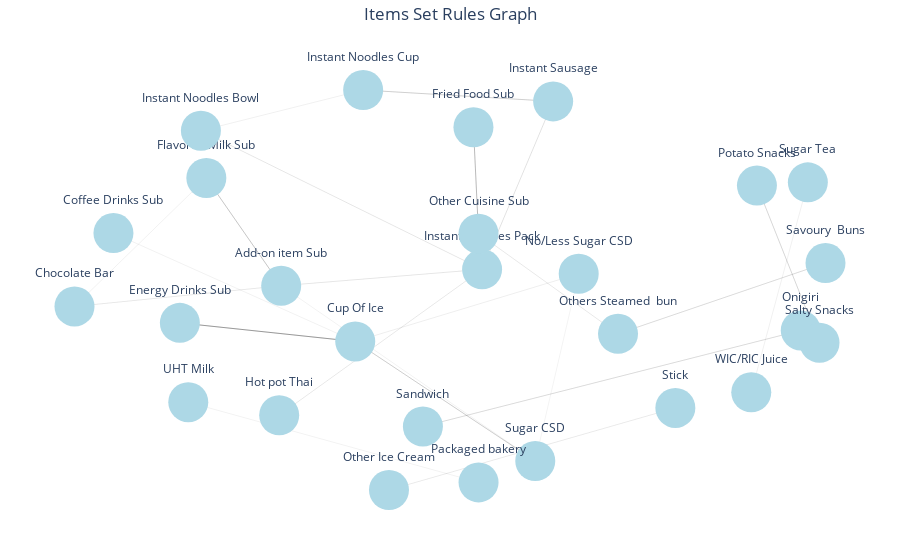

Notebook code cell kept with this figure:
### Code cell
import plotly.graph_objects as go
import networkx as nx

# Create an empty directed graph
G = nx.DiGraph()

# Iterate through each row of the DataFrame and add edges to the graph
for index, row in rules.iterrows():
    antecedent = ', '.join(row['antecedents'])
    consequent = ', '.join(row['consequents'])
    support = row['support']
    confidence = row['confidence']
    lift = row['lift']
    conviction = row['conviction']
    # Check if lift is greater than 2 and confidence is greater than 0.1
    if lift >= 2 and confidence > 0.1:
        # Add edges to the graph with the support or confidence as edge weight
        G.add_edge(antecedent, consequent, weight=support)

        # Add support, lift, and confidence as attributes to the nodes
        G.add_node(antecedent, support=support, lift=lift, confidence=confidence, conviction=conviction)
        G.add_node(consequent, support=support, lift=lift, confidence=confidence, conviction=conviction)

# Get the node positions using spring layout
pos = nx.spring_layout(G)

# Create a list of edge traces
edge_traces = []
for edge in G.edges():
    x0, y0 = pos[edge[0]]
    x1, y1 = pos[edge[1]]
    weight = G.get_edge_data(edge[0], edge[1])['weight']
    # Get both trigger ways
    trigger_way1 = f"{edge[0]} - {edge[1]}"
    trigger_way2 = f"{edge[1]} - {edge[0]}"
    edge_trace = go.Scatter(x=[x0, x1, None], y=[y0, y1, None],
                            mode='lines', line=dict(width=weight*10, color='black'),
                            hoverinfo='text',
                            hovertext=f"{trigger_way1}, {trigger_way2}, Support: {weight:.6f}, Lift: {G.nodes[edge[0]]['lift']:.6f}, Confidence: {G.nodes[edge[0]]['confidence']:.6f}, Conviction: {G.nodes[edge[0]]['conviction']:.6f}"
                            )
    edge_traces.append(edge_trace)

# Create a list of node traces
node_traces = []
for node in G.nodes():
    x, y = pos[node]
    node_trace = go.Scatter(x=[x], y=[y], mode='markers+text', text=node,
                            textposition='top center', marker=dict(size=40, color='lightblue'),
                            hoverinfo='text',
                            hovertext=f"Item: {node}, Support: {G.nodes[node]['support']:.6f}, Lift: {G.nodes[node]['lift']:.6f}, Confidence: {G.nodes[node]['confidence']:.6f}, Conviction: {G.nodes[node]['conviction']:.6f}"
                            )
    node_traces.append(node_trace)

# Create the figure and add the edge and node traces
fig = go.Figure(data=edge_traces + node_traces)

# Set the layout properties
fig.update_layout(title='Items Set Rules Graph', title_x=0.5, showlegend=False, hovermode='closest',
                  plot_bgcolor='white', margin=dict(b=20, l=5, r=5, t=40), xaxis=dict(showgrid=False, zeroline=False,
                  showticklabels=False), yaxis=dict(showgrid=False, zeroline=False, showticklabels=False))

# Show the plot
fig.show()

### Figure 1 — Plotly figure (JSON) as saved in the notebook; plotly's stock layout.template omitted (floating-point values rounded to 4 significant figures)
{"data": [{"hoverinfo": "text", "hovertext": "Add-on item Sub - Chocolate Bar, Chocolate Bar - Add-on item Sub, Support: 0.005402, Lift: 2.397730, Confidence: 0.140110, Conviction: 1.156400", "line": {"color": "black", "width": 0.05402}, "mode": "lines", "type": "scatter", "x": [-0.4566, -0.9566, null], "y": [0.05252, -0.04765, null]}, {"hoverinfo": "text", "hovertext": "Add-on item Sub - Flavored Milk Sub, Flavored Milk Sub - Add-on item Sub, Support: 0.012238, Lift: 2.397730, Confidence: 0.140110, Conviction: 1.156400", "line": {"color": "black", "width": 0.1224}, "mode": "lines", "type": "scatter", "x": [-0.4566, -0.6377, null], "y": [0.05252, 0.5741, null]}, {"hoverinfo": "text", "hovertext": "Add-on item Sub - Instant Noodles Pack, Instant Noodles Pack - Add-on item Sub, Support: 0.005843, Lift: 2.397730, Confidence: 0.140110, Conviction: 1.156400", "line": {"color": "black", "width": 0.05843}, "mode": "lines", "type": "scatter", "x": [-0.4566, 0.02937, null], "y": [0.05252, 0.1321, null]}, {"hoverinfo": "text", "hovertext": "Add-on item Sub - Sugar CSD, Sugar CSD - Add-on item Sub, Support: 0.005623, Lift: 2.397730, Confidence: 0.140110, Conviction: 1.156400", "line": {"color": "black", "width": 0.05623}, "mode": "lines", "type": "scatter", "x": [-0.4566, 0.158, null], "y": [0.05252, -0.7954, null]}, {"hoverinfo": "text", "hovertext": "Chocolate Bar - Add-on item Sub, Add-on item Sub - Chocolate Bar, Support: 0.005402, Lift: 2.147544, Confidence: 0.143959, Conviction: 1.160956", "line": {"color": "black", "width": 0.05402}, "mode": "lines", "type": "scatter", "x": [-0.9566, -0.4566, null], "y": [-0.04765, 0.05252, null]}, {"hoverinfo": "text", "hovertext": "Chocolate Bar - Flavored Milk Sub, Flavored Milk Sub - Chocolate Bar, Support: 0.006174, Lift: 2.147544, Confidence: 0.143959, Conviction: 1.160956", "line": {"color": "black", "width": 0.06174}, "mode": "lines", "type": "scatter", "x": [-0.9566, -0.6377, null], "y": [-0.04765, 0.5741, null]}, {"hoverinfo": "text", "hovertext": "Flavored Milk Sub - Add-on item Sub, Add-on item Sub - Flavored Milk Sub, Support: 0.012238, Lift: 2.147544, Confidence: 0.143959, Conviction: 1.160956", "line": {"color": "black", "width": 0.1224}, "mode": "lines", "type": "scatter", "x": [-0.6377, -0.4566, null], "y": [0.5741, 0.05252, null]}, {"hoverinfo": "text", "hovertext": "Instant Noodles Pack - Add-on item Sub, Add-on item Sub - Instant Noodles Pack, Support: 0.005843, Lift: 6.110724, Confidence: 0.142157, Conviction: 1.158260", "line": {"color": "black", "width": 0.05843}, "mode": "lines", "type": "scatter", "x": [0.02937, -0.4566, null], "y": [0.1321, 0.05252, null]}, {"hoverinfo": "text", "hovertext": "Instant Noodles Pack - Hot pot Thai, Hot pot Thai - Instant Noodles Pack, Support: 0.005402, Lift: 6.110724, Confidence: 0.142157, Conviction: 1.158260", "line": {"color": "black", "width": 0.05402}, "mode": "lines", "type": "scatter", "x": [0.02937, -0.4614, null], "y": [0.1321, -0.574, null]}, {"hoverinfo": "text", "hovertext": "Instant Noodles Pack - Instant Noodles Bowl, Instant Noodles Bowl - Instant Noodles Pack, Support: 0.005513, Lift: 6.110724, Confidence: 0.142157, Conviction: 1.158260", "line": {"color": "black", "width": 0.05513}, "mode": "lines", "type": "scatter", "x": [0.02937, -0.6508, null], "y": [0.1321, 0.803, null]}, {"hoverinfo": "text", "hovertext": "Instant Noodles Pack - Instant Sausage, Instant Sausage - Instant Noodles Pack, Support: 0.006395, Lift: 6.110724, Confidence: 0.142157, Conviction: 1.158260", "line": {"color": "black", "width": 0.06395}, "mode": "lines", "type": "scatter", "x": [0.02937, 0.2012, null], "y": [0.1321, 0.9449, null]}, {"hoverinfo": "text", "hovertext": "Sugar CSD - Cup Of Ice, Cup Of Ice - Sugar CSD, Support: 0.010805, Lift: 2.340268, Confidence: 0.136752, Conviction: 1.152285", "line": {"color": "black", "width": 0.108}, "mode": "lines", "type": "scatter", "x": [0.158, -0.2775, null], "y": [-0.7954, -0.2169, null]}, {"hoverinfo": "text", "hovertext": "Coffee Drinks Sub - Cup Of Ice, Cup Of Ice - Coffee Drinks Sub, Support: 0.006174, Lift: 2.353475, Confidence: 0.186047, Conviction: 1.220986", "line": {"color": "black", "width": 0.06174}, "mode": "lines", "type": "scatter", "x": [-0.8623, -0.2775, null], "y": [0.3076, -0.2169, null]}, {"hoverinfo": "text", "hovertext": "Cup Of Ice - Energy Drinks Sub, Energy Drinks Sub - Cup Of Ice, Support: 0.022933, Lift: 2.339044, Confidence: 0.184906, Conviction: 1.213596", "line": {"color": "black", "width": 0.2293}, "mode": "lines", "type": "scatter", "x": [-0.2775, -0.7017, null], "y": [-0.2169, -0.127, null]}, {"hoverinfo": "text", "hovertext": "Cup Of Ice - Sugar CSD, Sugar CSD - Cup Of Ice, Support: 0.010805, Lift: 2.339044, Confidence: 0.184906, Conviction: 1.213596", "line": {"color": "black", "width": 0.108}, "mode": "lines", "type": "scatter", "x": [-0.2775, 0.158, null], "y": [-0.2169, -0.7954, null]}, {"hoverinfo": "text", "hovertext": "Energy Drinks Sub - Cup Of Ice, Cup Of Ice - Energy Drinks Sub, Support: 0.022933, Lift: 3.434968, Confidence: 0.271540, Conviction: 1.341279", "line": {"color": "black", "width": 0.2293}, "mode": "lines", "type": "scatter", "x": [-0.7017, -0.2775, null], "y": [-0.127, -0.2169, null]}, {"hoverinfo": "text", "hovertext": "No/Less Sugar CSD - Cup Of Ice, Cup Of Ice - No/Less Sugar CSD, Support: 0.007056, Lift: 2.340268, Confidence: 0.136752, Conviction: 1.152285", "line": {"color": "black", "width": 0.07056}, "mode": "lines", "type": "scatter", "x": [0.2631, -0.2775, null], "y": [0.1107, -0.2169, null]}, {"hoverinfo": "text", "hovertext": "No/Less Sugar CSD - Sugar CSD, Sugar CSD - No/Less Sugar CSD, Support: 0.005292, Lift: 2.340268, Confidence: 0.136752, Conviction: 1.152285", "line": {"color": "black", "width": 0.05292}, "mode": "lines", "type": "scatter", "x": [0.2631, 0.158, null], "y": [0.1107, -0.7954, null]}, {"hoverinfo": "text", "hovertext": "Other Cuisine Sub - Fried Food Sub, Fried Food Sub - Other Cuisine Sub, Support: 0.014994, Lift: 2.188415, Confidence: 0.226562, Conviction: 1.280527", "line": {"color": "black", "width": 0.1499}, "mode": "lines", "type": "scatter", "x": [0.02068, 0.008449, null], "y": [0.3048, 0.8198, null]}, {"hoverinfo": "text", "hovertext": "Fried Food Sub - Other Cuisine Sub, Other Cuisine Sub - Fried Food Sub, Support: 0.014994, Lift: 2.725421, Confidence: 0.282158, Conviction: 1.372175", "line": {"color": "black", "width": 0.1499}, "mode": "lines", "type": "scatter", "x": [0.008449, 0.02068, null], "y": [0.8198, 0.3048, null]}, {"hoverinfo": "text", "hovertext": "Hot pot Thai - Instant Noodles Pack, Instant Noodles Pack - Hot pot Thai, Support: 0.005402, Lift: 3.618901, Confidence: 0.120098, Conviction: 1.130350", "line": {"color": "black", "width": 0.05402}, "mode": "lines", "type": "scatter", "x": [-0.4614, 0.02937, null], "y": [-0.574, 0.1321, null]}, {"hoverinfo": "text", "hovertext": "Instant Noodles Bowl - Instant Noodles Cup, Instant Noodles Cup - Instant Noodles Bowl, Support: 0.006284, Lift: 2.956169, Confidence: 0.122549, Conviction: 1.133382", "line": {"color": "black", "width": 0.06284}, "mode": "lines", "type": "scatter", "x": [-0.6508, -0.2583, null], "y": [0.803, 1, null]}, {"hoverinfo": "text", "hovertext": "Instant Noodles Bowl - Instant Noodles Pack, Instant Noodles Pack - Instant Noodles Bowl, Support: 0.005513, Lift: 2.956169, Confidence: 0.122549, Conviction: 1.133382", "line": {"color": "black", "width": 0.05513}, "mode": "lines", "type": "scatter", "x": [-0.6508, 0.02937, null], "y": [0.803, 0.1321, null]}, {"hoverinfo": "text", "hovertext": "Instant Noodles Cup - Instant Sausage, Instant Sausage - Instant Noodles Cup, Support: 0.010474, Lift: 7.004544, Confidence: 0.450237, Conviction: 1.799914", "line": {"color": "black", "width": 0.1047}, "mode": "lines", "type": "scatter", "x": [-0.2583, 0.2012, null], "y": [1, 0.9449, null]}, {"hoverinfo": "text", "hovertext": "Instant Sausage - Instant Noodles Cup, Instant Noodles Cup - Instant Sausage, Support: 0.010474, Lift: 6.110724, Confidence: 0.142157, Conviction: 1.158260", "line": {"color": "black", "width": 0.1047}, "mode": "lines", "type": "scatter", "x": [0.2012, -0.2583, null], "y": [0.9449, 1, null]}, {"hoverinfo": "text", "hovertext": "Instant Sausage - Instant Noodles Pack, Instant Noodles Pack - Instant Sausage, Support: 0.006395, Lift: 6.110724, Confidence: 0.142157, Conviction: 1.158260", "line": {"color": "black", "width": 0.06395}, "mode": "lines", "type": "scatter", "x": [0.2012, 0.02937, null], "y": [0.9449, 0.1321, null]}, {"hoverinfo": "text", "hovertext": "Onigiri - Sandwich, Sandwich - Onigiri, Support: 0.008049, Lift: 2.190126, Confidence: 0.170960, Conviction: 1.196506", "line": {"color": "black", "width": 0.08049}, "mode": "lines", "type": "scatter", "x": [0.8001, -0.1138, null], "y": [-0.1634, -0.6285, null]}, {"hoverinfo": "text", "hovertext": "Sandwich - Onigiri, Onigiri - Sandwich, Support: 0.008049, Lift: 2.190126, Confidence: 0.170960, Conviction: 1.196506", "line": {"color": "black", "width": 0.08049}, "mode": "lines", "type": "scatter", "x": [-0.1138, 0.8001, null], "y": [-0.6285, -0.1634, null]}, {"hoverinfo": "text", "hovertext": "Others Steamed  bun - Other Cuisine Sub, Other Cuisine Sub - Others Steamed  bun, Support: 0.009592, Lift: 2.411531, Confidence: 0.102098, Conviction: 1.104743", "line": {"color": "black", "width": 0.09592}, "mode": "lines", "type": "scatter", "x": [0.3581, 0.02068, null], "y": [-0.1798, 0.3048, null]}, {"hoverinfo": "text", "hovertext": "Others Steamed  bun - Savoury  Buns, Savoury  Buns - Others Steamed  bun, Support: 0.008049, Lift: 2.411531, Confidence: 0.102098, Conviction: 1.104743", "line": {"color": "black", "width": 0.08049}, "mode": "lines", "type": "scatter", "x": [0.3581, 0.86, null], "y": [-0.1798, 0.1626, null]}, {"hoverinfo": "text", "hovertext": "Other Ice Cream - Stick, Stick - Other Ice Cream, Support: 0.005072, Lift: 10.722142, Confidence: 0.179688, Conviction: 1.212865", "line": {"color": "black", "width": 0.05072}, "mode": "lines", "type": "scatter", "x": [-0.1959, 0.4968, null], "y": [-0.9358, -0.5385, null]}, {"hoverinfo": "text", "hovertext": "Stick - Other Ice Cream, Other Ice Cream - Stick, Support: 0.005072, Lift: 10.722142, Confidence: 0.179688, Conviction: 1.212865", "line": {"color": "black", "width": 0.05072}, "mode": "lines", "type": "scatter", "x": [0.4968, -0.1959, null], "y": [-0.5385, -0.9358, null]}, {"hoverinfo": "text", "hovertext": "Savoury  Buns - Others Steamed  bun, Others Steamed  bun - Savoury  Buns, Support: 0.008049, Lift: 2.411531, Confidence: 0.102098, Conviction: 1.104743", "line": {"color": "black", "width": 0.08049}, "mode": "lines", "type": "scatter", "x": [0.86, 0.3581, null], "y": [0.1626, -0.1798, null]}, {"hoverinfo": "text", "hovertext": "UHT Milk - Packaged bakery, Packaged bakery - UHT Milk, Support: 0.005843, Lift: 2.085600, Confidence: 0.135897, Conviction: 1.150508", "line": {"color": "black", "width": 0.05843}, "mode": "lines", "type": "scatter", "x": [-0.6813, 0.02081, null], "y": [-0.5107, -0.8989, null]}, {"hoverinfo": "text", "hovertext": "Potato Snacks - Salty Snacks, Salty Snacks - Potato Snacks, Support: 0.008600, Lift: 3.827750, Confidence: 0.191176, Conviction: 1.225731", "line": {"color": "black", "width": 0.086}, "mode": "lines", "type": "scatter", "x": [0.6941, 0.8455, null], "y": [0.5375, -0.2231, null]}, {"hoverinfo": "text", "hovertext": "Salty Snacks - Potato Snacks, Potato Snacks - Salty Snacks, Support: 0.008600, Lift: 3.827750, Confidence: 0.191176, Conviction: 1.225731", "line": {"color": "black", "width": 0.086}, "mode": "lines", "type": "scatter", "x": [0.8455, 0.6941, null], "y": [-0.2231, 0.5375, null]}, {"hoverinfo": "text", "hovertext": "WIC/RIC Juice - Sugar Tea, Sugar Tea - WIC/RIC Juice, Support: 0.006505, Lift: 2.131992, Confidence: 0.236000, Conviction: 1.300386", "line": {"color": "black", "width": 0.06505}, "mode": "lines", "type": "scatter", "x": [0.6804, 0.8173, null], "y": [-0.463, 0.553, null]}, {"hoverinfo": "text", "hovertext": "Item: Add-on item Sub, Support: 0.005623, Lift: 2.397730, Confidence: 0.140110, Conviction: 1.156400", "marker": {"color": "lightblue", "size": 40}, "mode": "markers+text", "text": "Add-on item Sub", "textposition": "top center", "type": "scatter", "x": [-0.4566], "y": [0.05252]}, {"hoverinfo": "text", "hovertext": "Item: Chocolate Bar, Support: 0.006174, Lift: 2.147544, Confidence: 0.143959, Conviction: 1.160956", "marker": {"color": "lightblue", "size": 40}, "mode": "markers+text", "text": "Chocolate Bar", "textposition": "top center", "type": "scatter", "x": [-0.9566], "y": [-0.04765]}, {"hoverinfo": "text", "hovertext": "Item: Flavored Milk Sub, Support: 0.006174, Lift: 2.147544, Confidence: 0.143959, Conviction: 1.160956", "marker": {"color": "lightblue", "size": 40}, "mode": "markers+text", "text": "Flavored Milk Sub", "textposition": "top center", "type": "scatter", "x": [-0.6377], "y": [0.5741]}, {"hoverinfo": "text", "hovertext": "Item: Instant Noodles Pack, Support: 0.006395, Lift: 6.110724, Confidence: 0.142157, Conviction: 1.158260", "marker": {"color": "lightblue", "size": 40}, "mode": "markers+text", "text": "Instant Noodles Pack", "textposition": "top center", "type": "scatter", "x": [0.02937], "y": [0.1321]}, {"hoverinfo": "text", "hovertext": "Item: Sugar CSD, Support: 0.005292, Lift: 2.340268, Confidence: 0.136752, Conviction: 1.152285", "marker": {"color": "lightblue", "size": 40}, "mode": "markers+text", "text": "Sugar CSD", "textposition": "top center", "type": "scatter", "x": [0.158], "y": [-0.7954]}, {"hoverinfo": "text", "hovertext": "Item: Coffee Drinks Sub, Support: 0.006174, Lift: 2.353475, Confidence: 0.186047, Conviction: 1.220986", "marker": {"color": "lightblue", "size": 40}, "mode": "markers+text", "text": "Coffee Drinks Sub", "textposition": "top center", "type": "scatter", "x": [-0.8623], "y": [0.3076]}, {"hoverinfo": "text", "hovertext": "Item: Cup Of Ice, Support: 0.010805, Lift: 2.339044, Confidence: 0.184906, Conviction: 1.213596", "marker": {"color": "lightblue", "size": 40}, "mode": "markers+text", "text": "Cup Of Ice", "textposition": "top center", "type": "scatter", "x": [-0.2775], "y": [-0.2169]}, {"hoverinfo": "text", "hovertext": "Item: Energy Drinks Sub, Support: 0.022933, Lift: 3.434968, Confidence: 0.271540, Conviction: 1.341279", "marker": {"color": "lightblue", "size": 40}, "mode": "markers+text", "text": "Energy Drinks Sub", "textposition": "top center", "type": "scatter", "x": [-0.7017], "y": [-0.127]}, {"hoverinfo": "text", "hovertext": "Item: No/Less Sugar CSD, Support: 0.005292, Lift: 2.340268, Confidence: 0.136752, Conviction: 1.152285", "marker": {"color": "lightblue", "size": 40}, "mode": "markers+text", "text": "No/Less Sugar CSD", "textposition": "top center", "type": "scatter", "x": [0.2631], "y": [0.1107]}, {"hoverinfo": "text", "hovertext": "Item: Other Cuisine Sub, Support: 0.009592, Lift: 2.188415, Confidence: 0.226562, Conviction: 1.280527", "marker": {"color": "lightblue", "size": 40}, "mode": "markers+text", "text": "Other Cuisine Sub", "textposition": "top center", "type": "scatter", "x": [0.02068], "y": [0.3048]}, {"hoverinfo": "text", "hovertext": "Item: Fried Food Sub, Support: 0.014994, Lift: 2.725421, Confidence: 0.282158, Conviction: 1.372175", "marker": {"color": "lightblue", "size": 40}, "mode": "markers+text", "text": "Fried Food Sub", "textposition": "top center", "type": "scatter", "x": [0.008449], "y": [0.8198]}, {"hoverinfo": "text", "hovertext": "Item: Hot pot Thai, Support: 0.005402, Lift: 3.618901, Confidence: 0.120098, Conviction: 1.130350", "marker": {"color": "lightblue", "size": 40}, "mode": "markers+text", "text": "Hot pot Thai", "textposition": "top center", "type": "scatter", "x": [-0.4614], "y": [-0.574]}, {"hoverinfo": "text", "hovertext": "Item: Instant Noodles Bowl, Support: 0.005513, Lift: 2.956169, Confidence: 0.122549, Conviction: 1.133382", "marker": {"color": "lightblue", "size": 40}, "mode": "markers+text", "text": "Instant Noodles Bowl", "textposition": "top center", "type": "scatter", "x": [-0.6508], "y": [0.803]}, {"hoverinfo": "text", "hovertext": "Item: Instant Noodles Cup, Support: 0.010474, Lift: 7.004544, Confidence: 0.450237, Conviction: 1.799914", "marker": {"color": "lightblue", "size": 40}, "mode": "markers+text", "text": "Instant Noodles Cup", "textposition": "top center", "type": "scatter", "x": [-0.2583], "y": [1]}, {"hoverinfo": "text", "hovertext": "Item: Instant Sausage, Support: 0.006395, Lift: 6.110724, Confidence: 0.142157, Conviction: 1.158260", "marker": {"color": "lightblue", "size": 40}, "mode": "markers+text", "text": "Instant Sausage", "textposition": "top center", "type": "scatter", "x": [0.2012], "y": [0.9449]}, {"hoverinfo": "text", "hovertext": "Item: Onigiri, Support: 0.008049, Lift: 2.190126, Confidence: 0.170960, Conviction: 1.196506", "marker": {"color": "lightblue", "size": 40}, "mode": "markers+text", "text": "Onigiri", "textposition": "top center", "type": "scatter", "x": [0.8001], "y": [-0.1634]}, {"hoverinfo": "text", "hovertext": "Item: Sandwich, Support: 0.008049, Lift: 2.190126, Confidence: 0.170960, Conviction: 1.196506", "marker": {"color": "lightblue", "size": 40}, "mode": "markers+text", "text": "Sandwich", "textposition": "top center", "type": "scatter", "x": [-0.1138], "y": [-0.6285]}, {"hoverinfo": "text", "hovertext": "Item: Others Steamed  bun, Support: 0.008049, Lift: 2.411531, Confidence: 0.102098, Conviction: 1.104743", "marker": {"color": "lightblue", "size": 40}, "mode": "markers+text", "text": "Others Steamed  bun", "textposition": "top center", "type": "scatter", "x": [0.3581], "y": [-0.1798]}, {"hoverinfo": "text", "hovertext": "Item: Other Ice Cream, Support: 0.005072, Lift: 10.722142, Confidence: 0.179688, Conviction: 1.212865", "marker": {"color": "lightblue", "size": 40}, "mode": "markers+text", "text": "Other Ice Cream", "textposition": "top center", "type": "scatter", "x": [-0.1959], "y": [-0.9358]}, {"hoverinfo": "text", "hovertext": "Item: Stick, Support: 0.005072, Lift: 10.722142, Confidence: 0.179688, Conviction: 1.212865", "marker": {"color": "lightblue", "size": 40}, "mode": "markers+text", "text": "Stick", "textposition": "top center", "type": "scatter", "x": [0.4968], "y": [-0.5385]}, {"hoverinfo": "text", "hovertext": "Item: Savoury  Buns, Support: 0.008049, Lift: 2.411531, Confidence: 0.102098, Conviction: 1.104743", "marker": {"color": "lightblue", "size": 40}, "mode": "markers+text", "text": "Savoury  Buns", "textposition": "top center", "type": "scatter", "x": [0.86], "y": [0.1626]}, {"hoverinfo": "text", "hovertext": "Item: UHT Milk, Support: 0.005843, Lift: 2.085600, Confidence: 0.135897, Conviction: 1.150508", "marker": {"color": "lightblue", "size": 40}, "mode": "markers+text", "text": "UHT Milk", "textposition": "top center", "type": "scatter", "x": [-0.6813], "y": [-0.5107]}, {"hoverinfo": "text", "hovertext": "Item: Packaged bakery, Support: 0.005843, Lift: 2.085600, Confidence: 0.135897, Conviction: 1.150508", "marker": {"color": "lightblue", "size": 40}, "mode": "markers+text", "text": "Packaged bakery", "textposition": "top center", "type": "scatter", "x": [0.02081], "y": [-0.8989]}, {"hoverinfo": "text", "hovertext": "Item: Potato Snacks, Support: 0.008600, Lift: 3.827750, Confidence: 0.191176, Conviction: 1.225731", "marker": {"color": "lightblue", "size": 40}, "mode": "markers+text", "text": "Potato Snacks", "textposition": "top center", "type": "scatter", "x": [0.6941], "y": [0.5375]}, {"hoverinfo": "text", "hovertext": "Item: Salty Snacks, Support: 0.008600, Lift: 3.827750, Confidence: 0.191176, Conviction: 1.225731", "marker": {"color": "lightblue", "size": 40}, "mode": "markers+text", "text": "Salty Snacks", "textposition": "top center", "type": "scatter", "x": [0.8455], "y": [-0.2231]}, {"hoverinfo": "text", "hovertext": "Item: WIC/RIC Juice, Support: 0.006505, Lift: 2.131992, Confidence: 0.236000, Conviction: 1.300386", "marker": {"color": "lightblue", "size": 40}, "mode": "markers+text", "text": "WIC/RIC Juice", "textposition": "top center", "type": "scatter", "x": [0.6804], "y": [-0.463]}, {"hoverinfo": "text", "hovertext": "Item: Sugar Tea, Support: 0.006505, Lift: 2.131992, Confidence: 0.236000, Conviction: 1.300386", "marker": {"color": "lightblue", "size": 40}, "mode": "markers+text", "text": "Sugar Tea", "textposition": "top center", "type": "scatter", "x": [0.8173], "y": [0.553]}], "layout": {"hovermode": "closest", "margin": {"b": 20, "l": 5, "r": 5, "t": 40}, "plot_bgcolor": "white", "showlegend": false, "title": {"text": "Items Set Rules Graph", "x": 0.5}, "xaxis": {"showgrid": false, "showticklabels": false, "zeroline": false}, "yaxis": {"showgrid": false, "showticklabels": false, "zeroline": false}}}
